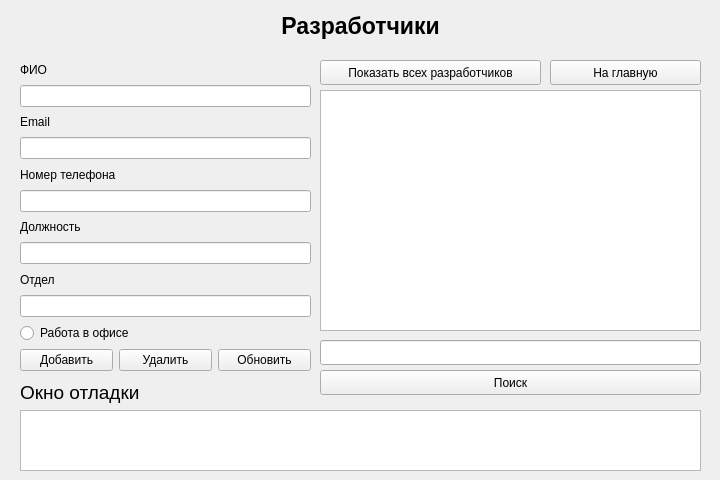
<?xml version="1.0" encoding="UTF-8"?>
<ui version="4.0">
 <class>razrab</class>
 <widget class="QWidget" name="razrab">
  <property name="geometry">
   <rect>
    <x>0</x>
    <y>0</y>
    <width>720</width>
    <height>480</height>
   </rect>
  </property>
  <property name="windowTitle">
   <string>Form</string>
  </property>
  <widget class="QPushButton" name="btnSearch">
   <property name="geometry">
    <rect>
     <x>320</x>
     <y>370</y>
     <width>381</width>
     <height>25</height>
    </rect>
   </property>
   <property name="text">
    <string>Поиск</string>
   </property>
  </widget>
  <widget class="QTableWidget" name="twRazrab">
   <property name="geometry">
    <rect>
     <x>320</x>
     <y>90</y>
     <width>381</width>
     <height>241</height>
    </rect>
   </property>
  </widget>
  <widget class="QPushButton" name="btnSelectAll">
   <property name="geometry">
    <rect>
     <x>320</x>
     <y>60</y>
     <width>221</width>
     <height>25</height>
    </rect>
   </property>
   <property name="text">
    <string>Показать всех разработчиков</string>
   </property>
  </widget>
  <widget class="QLabel" name="label_2">
   <property name="geometry">
    <rect>
     <x>20</x>
     <y>380</y>
     <width>291</width>
     <height>25</height>
    </rect>
   </property>
   <property name="font">
    <font>
     <pointsize>14</pointsize>
    </font>
   </property>
   <property name="text">
    <string>Окно отладки</string>
   </property>
  </widget>
  <widget class="QLabel" name="label">
   <property name="geometry">
    <rect>
     <x>10</x>
     <y>10</y>
     <width>701</width>
     <height>31</height>
    </rect>
   </property>
   <property name="font">
    <font>
     <pointsize>17</pointsize>
     <weight>75</weight>
     <bold>true</bold>
    </font>
   </property>
   <property name="text">
    <string>Разработчики</string>
   </property>
   <property name="alignment">
    <set>Qt::AlignCenter</set>
   </property>
  </widget>
  <widget class="QWidget" name="layoutWidget">
   <property name="geometry">
    <rect>
     <x>20</x>
     <y>60</y>
     <width>291</width>
     <height>311</height>
    </rect>
   </property>
   <layout class="QGridLayout" name="gridLayout">
    <item row="10" column="0">
     <widget class="QLineEdit" name="leComandRazrab"/>
    </item>
    <item row="8" column="0">
     <widget class="QLineEdit" name="lePostRazrab"/>
    </item>
    <item row="12" column="0">
     <layout class="QGridLayout" name="gridLayout_2">
      <item row="0" column="0">
       <widget class="QPushButton" name="btnAdd">
        <property name="text">
         <string>Добавить</string>
        </property>
       </widget>
      </item>
      <item row="0" column="1">
       <widget class="QPushButton" name="btnDelete">
        <property name="text">
         <string>Удалить</string>
        </property>
       </widget>
      </item>
      <item row="0" column="2">
       <widget class="QPushButton" name="btnUpdate">
        <property name="text">
         <string>Обновить</string>
        </property>
       </widget>
      </item>
     </layout>
    </item>
    <item row="3" column="0">
     <widget class="QLabel" name="label_22">
      <property name="text">
       <string>Email</string>
      </property>
     </widget>
    </item>
    <item row="6" column="0">
     <widget class="QLineEdit" name="lePhoneRazrab"/>
    </item>
    <item row="7" column="0">
     <widget class="QLabel" name="label_24">
      <property name="text">
       <string>Должность</string>
      </property>
     </widget>
    </item>
    <item row="11" column="0">
     <widget class="QRadioButton" name="radOffice">
      <property name="text">
       <string>Работа в офисе</string>
      </property>
     </widget>
    </item>
    <item row="5" column="0">
     <widget class="QLabel" name="label_23">
      <property name="text">
       <string>Номер телефона</string>
      </property>
     </widget>
    </item>
    <item row="2" column="0">
     <widget class="QLineEdit" name="leFIORazrab"/>
    </item>
    <item row="0" column="0">
     <widget class="QLabel" name="label_21">
      <property name="text">
       <string>ФИО</string>
      </property>
     </widget>
    </item>
    <item row="4" column="0">
     <widget class="QLineEdit" name="leEmailRazrab"/>
    </item>
    <item row="9" column="0">
     <widget class="QLabel" name="label_25">
      <property name="text">
       <string>Отдел</string>
      </property>
     </widget>
    </item>
   </layout>
  </widget>
  <widget class="QPushButton" name="btnBack">
   <property name="geometry">
    <rect>
     <x>550</x>
     <y>60</y>
     <width>151</width>
     <height>25</height>
    </rect>
   </property>
   <property name="text">
    <string>На главную</string>
   </property>
  </widget>
  <widget class="QTextEdit" name="teRazrab">
   <property name="geometry">
    <rect>
     <x>20</x>
     <y>410</y>
     <width>681</width>
     <height>61</height>
    </rect>
   </property>
  </widget>
  <widget class="QLineEdit" name="leRazrabNameSearch">
   <property name="geometry">
    <rect>
     <x>320</x>
     <y>340</y>
     <width>381</width>
     <height>25</height>
    </rect>
   </property>
   <property name="inputMask">
    <string extracomment="Введите ФИО Ученика для поиска"/>
   </property>
  </widget>
 </widget>
 <resources/>
 <connections/>
</ui>
